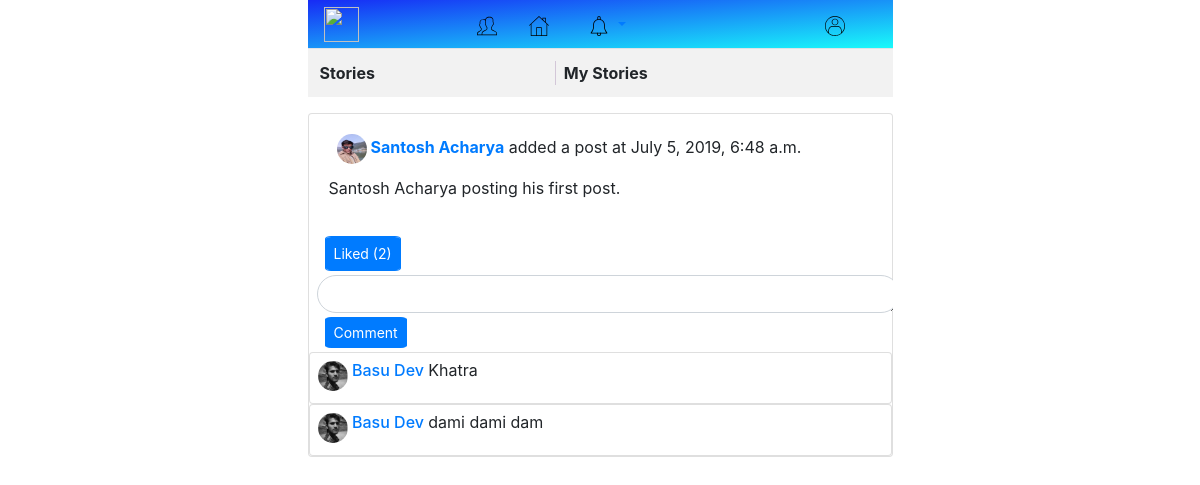
The page /story/ (signed in) on the database its author committed.
### Story/models.py (models this page shows)
class Post(models.Model):
    user = models.ForeignKey(User,on_delete=models.CASCADE)
    body = models.TextField()
    date = models.DateTimeField(auto_now_add=True)

class Comment(models.Model):
    user = models.ForeignKey(User,on_delete=models.CASCADE)
    post = models.ForeignKey(Post,on_delete=models.CASCADE)
    body = models.TextField()
    date = models.DateTimeField(auto_now_add=True)

### Friend/models.py (models this page shows)
class Profile(models.Model):
    profile_picture = models.ImageField(upload_to = 'user-profile/')
    user = models.OneToOneField(User,on_delete = models.CASCADE)
    age = models.IntegerField()
    job = models.CharField(max_length = 100)
    bio = models.TextField()
    address = models.CharField(max_length = 100)
    contack_no = models.CharField(max_length=15)

### Story/views.py (the view)
# urls.py: path('',views.storyline),
@login_required(login_url='/login/')
def storyline(request):
    friend_list=[]
    stories=[]
    mero_stories=[]
    friend_list = get_all_friends_user(request.user.id)
    for i in friend_list:
        stories+=Post.objects.filter(user=i).order_by('-id')
    for i in stories:
        i.comment=get_comment(i.id)
        i.comment.count=i.comment.count()
        if i.comment.count>2:
            i.is_grt_thn_two=True
    for story in stories:
        story.like = Like.objects.filter(post = story)
        story.if_liked=Like.objects.filter(post = story).filter(user=request.user)
        if story.if_liked:
            story.is_liked='Liked'
        else:
            story.is_liked='Like'
    mero_stories+=Post.objects.filter(user=request.user.id).order_by('-id')
    for i in mero_stories:
        i.comment=get_comment(i.id)
        i.comment.count=i.comment.count()
        if i.comment.count>2:
            i.is_grt_thn_two=True
    for i in mero_stories:
        i.like=Like.objects.filter(post=i)
        i.if_liked=Like.objects.filter(post=i).filter(user=request.user)
        if i.if_liked:
            i.is_liked='Liked'
        else:
            i.is_liked='Like'
    request.notification=get_last_ten(request.user)
    return render(request,'stories.html',{'stories':stories,'mero_stories':mero_stories})

### Friend/models.py (called while the page is built)
def get_all_friends_user(id):
    friends = Friend.objects.filter(Q(sender = id) | Q(receiver = id)).filter(is_blocked = 0)
    friend_list=[]
    for i in friends:
        if i.sender is not id:
            friend_list+=User.objects.filter(id=i.sender)
        else:
            friend_list+=User.objects.filter(id=i.receiver)
    return friend_list

### Story/models.py (called while the page is built)
def get_comment(post_id):
    post = Post.objects.get(id = post_id)
    comments = Comment.objects.filter(post = post)
    return comments

def get_last_ten(user):
    notif=Notification.objects.filter(user=user).order_by('-id')[:10]
    for n in notif:
        n.seen=True
        n.save()
    return notif

### Story/templates/stories.html (shortened to what this page needs)
{%extends 'base_view/base_view.html'%}
{%block content%}
<table class='table table-striped'>
        <tr>
            <th><div id ='stories' >Stories</div></th>
            <th><div id='my_stories' style='border-left:1px solid rgb(211, 199, 216);margin-left:30px;'><span class='ml-2'>My Stories</span></div></th>
        </tr>
    </table>
    <div id='storiesdiv'>
                <div style='overflow-x:hidden;overflow-y:scroll;height:77vh'>
                {%for story in stories%}
                <div class='card mb-2'>
                    <div class = 'card-body'>
                       <div class='card-title'>
                            <img class ='rounded-circle mr-1 ml-2' height=30 width = 30  src='{{story.user.profile.profile_picture.url}}'><a href='/setting/'><b>{{story.user.first_name}} {{story.user.last_name}}</b> </a> added a post at {{story.date}}
                       </div>
                       <div class = 'card-text text-justify'>
                           {{story.body}}
                       </div>
                    </div>
                    <div class='ml-2'>
                    </div>
                    <div class="btn-group">
                    <form method='POST'  class='form-inline likeform' action='/story/like/{{story.id}}/'>
                        <button type ='submit' id='{{story.id}}_like' class='btn btn-primary btn-sm form-control ml-3 mb-0' style='border-radius:8%'>{{story.is_liked}} ({{story.like.count}})</button>
                    </form>
                    </div>
                <form method='POST' action='/story/comment/{{story.id}}/'>
                    <textarea name='comment' class='form-control mt-1 ml-2 mr-5 mb-0'cols=40  rows=1 style='border-radius:20px; border'></textarea>
                    <button type ='submit' class='btn btn-primary btn-sm  ml-3 mr-4 mb-1 mt-1' style='border-radius:8%'>Comment</button>
                </form>
                {% if story.is_grt_thn_two%}
                <div style='overflow-y:scroll;height:15vh'>
                {% for comment in story.comment %}
                       <div class=' card'>
                         <div class="card-title"><img class ='rounded-circle mt-2 ml-2' height=30 width = 30  src='{{comment.user.profile.profile_picture.url}}'>
                            <a href='#' class='mt-2 h6'>{{comment.user.first_name}} </a><span> {{comment.body}}</span></div>
                        </div>
                        {%endfor%}
                    </div>
                    {%else%}
                    <div>
                    {% for comment in story.comment %}
                       <div class=' card'>
                         <div class="card-title"><img class ='rounded-circle mt-2 ml-2' height=30 width = 30  src='{{comment.user.profile.profile_picture.url}}'>
                            <a href='#' class='mt-2 h6'>{{comment.user.first_name}} </a><span> {{comment.body}}</span></div>
                    </div>
                    {%endfor%}
                       </div>
                       {%endif%}
                </div>
                {%endfor%}
                </div>
    </div>
{%endblock%}

### templates/base_view/base_view.html (shortened to what this page needs)
<!DOCTYPE html>
<html lang="en">
<head>
    <link rel='stylesheet' href='/static/css/bootstrap.min.css/'>
    <link rel='stylesheet' href='/static/theme.css/'>
</head>
<body style='overflow-x: hidden;height:100vh;width:100%;overflow-y:hidden;'>
  <div class='row' >
    <div class='col-lg-3 col-md-0 col-sm-0 col-xs-0'></div>
    <div class='col-lg-6 col-md-12 col-sm-12 col-xs-12'>
      <nav class='navbar  navbar-expand 'style='height:6vh;background-image: linear-gradient(to bottom right, rgb(23,43,245), rgb(25,250,250));' >
        <a class='navbar-brand'id='navbar-brand' href='/' style='margin-right:20%;'><img height= 35 width=35 src='/static/hummingbird.svg'></a>
        <ul class='navbar-nav mr-auto '>
          <li class='nav-item mr-2 '>
            <a class='nav-link' href='/setting/online_users/'><img  height=20 width=20 src='/static/users.svg/'></a>
          </li>
          <li class='nav-item  mr-2 ml-2'>
            <a class='nav-link' href='/story/'><img  height=20 width=20 src='/static/home.svg/'></a>
          </li>
          <li class="nav-item dropdown ml-3">
            <a class="nav-link dropdown-toggle " name='Notification' href="#" id="navbarDropdown" role="button" data-toggle="dropdown" aria-haspopup="true" aria-expanded="true">
              <span id='notification_icon'><img  height=20 width=20 src='/static/notification.svg'></span>
            </a>
          </li>
        </ul>
        <ul clas='navbar-nav ml-auto' style='list-style: none;'>
          <li class='nav-item'>
            <a class='nav-link mt-3 mr-3' href='/setting/'><img  height=20 width=20 src='/static/user.svg/'></a>
          </li>
        </ul>
      </nav>
         {% block content %}
         {%endblock %}
  </div>
  <div class='col-lg-3 col-md-0 col-sm-0 col-xs-0'></div>
  </div>
</body>
</html>

### rows shown on the page
Post: user.profile.profile_picture (picture), user.first_name "Santosh", user.last_name "Acharya", date "July 5, 2019, 6:48 a.m.", body "Santosh Acharya posting his first post.", is_liked "Liked", like.count "2"
Comment: user.profile.profile_picture (picture), user.first_name "Basu Dev", body "Khatra"
Comment: user.profile.profile_picture (picture), user.first_name "Basu Dev", body "dami dami dam"
